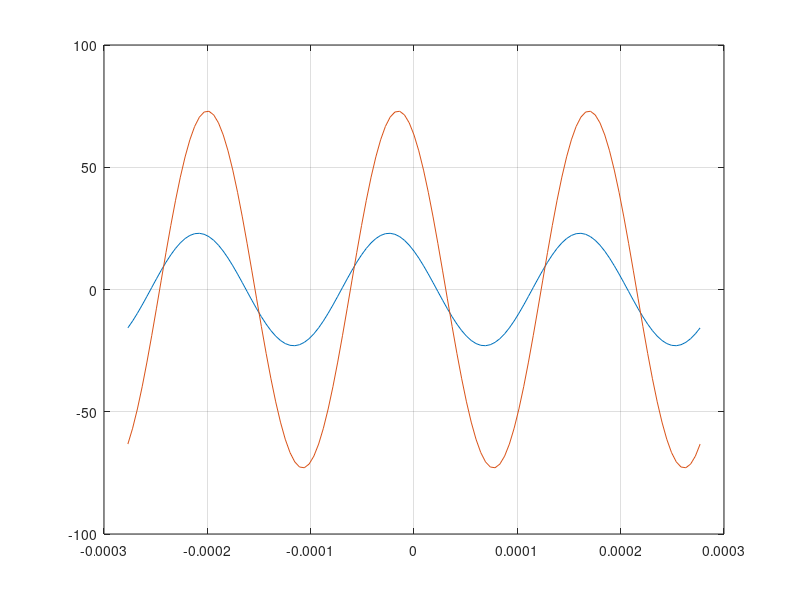

Write MATLAB code to recreate this figure.
clc;
clear;

A1 = 23;
A2 = 73;
f = 5417;

phi1 = 47*pi/180;
phi2 = 30*pi/180;

w = 2*pi*f;
T = 1/f;

t = -1.5*T : T/40 : 1.5*T;

x1 = A1*cos(w*t + phi1);
x2 = A2*cos(w*t + phi2);

figure;
plot(t,x1)
hold on
plot(t,x2)
grid on
